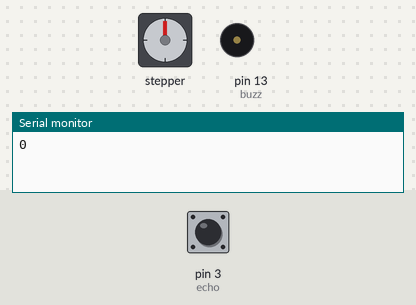
The sketch below on a simulated Arduino Uno, built with avr-gcc and run on an emulated ATmega328P. Parts: stepper motor, buzzer (waves = sounding, pin HIGH), the last lines printed to the serial monitor. The test bench sets the inputs (shaded band); at power-on: pin 3 (echo) LOW. Stepper angles assume 200 steps per turn; pins used as bus, display or sensor lines are not drawn.

Above: at 1.2 s.
1.3 s: pin 3 (echo) pulsed HIGH 2 times (0.12 s each, 0.3 s apart)
At 1.57 s:
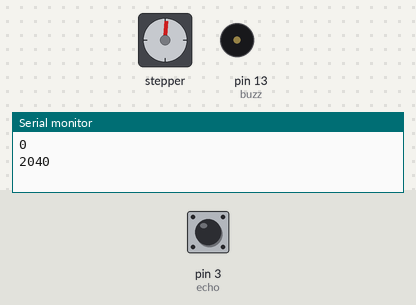
At 3.8 s:
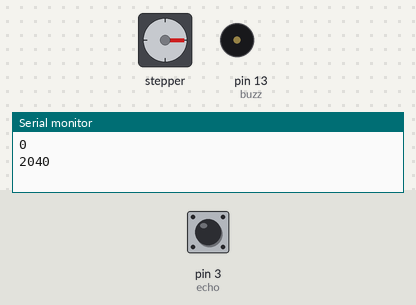
4.3 s: pin 3 (echo) pulsed HIGH 5 times (0.12 s each, 0.3 s apart)
At 4.88 s:
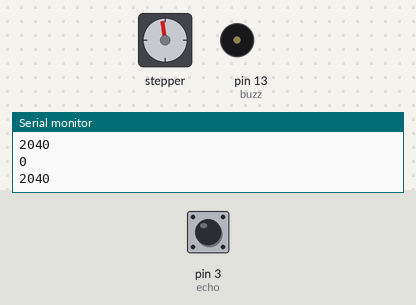
Timing chart, 0 to 7.4 s (numbered marks = the images above; inputs shaded):
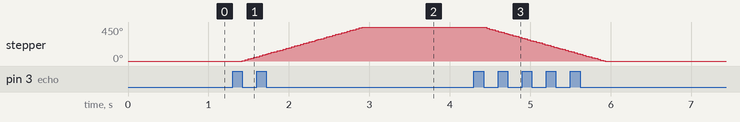

Measured:
- after the input at 1.3 s, stepper: turns 450° clockwise in 1.5 s, starting after 0.12 s
- after the input at 4.3 s, stepper: turns 450° counter-clockwise in 1.5 s, starting after 0.12 s

The sketch:

Sensor_Code.ino
```cpp
#include <Stepper.h>
int dir = 7;
int step = 6;
const int trig = 4;
const int echo = 3;
long duration;
int buzz = 13;
int distance;
int steppist = 250;
int stepsper = 200;
Stepper stepper = Stepper(stepsper,step,dir);
void setup() {
  // put your setup code here, to run once:

  stepper.setSpeed(50);
  Serial.begin(9600);
  pinMode(trig,OUTPUT);
  pinMode(echo,INPUT);
  pinMode(buzz,HIGH);


}

void loop() {
  // put your main code here, to run repeatedly:
  digitalWrite(trig,LOW);
  delayMicroseconds(2);
  digitalWrite(trig,HIGH);
  delayMicroseconds(5);
  duration = pulseIn(echo,HIGH);
  distance = duration*0.034/2;
  Serial.println(distance);
  if(distance>20)
  {
    stepper.step(steppist);
    steppist = steppist *-1;

  }

  else
  {
    stepper.step(0);

  }

}
```
